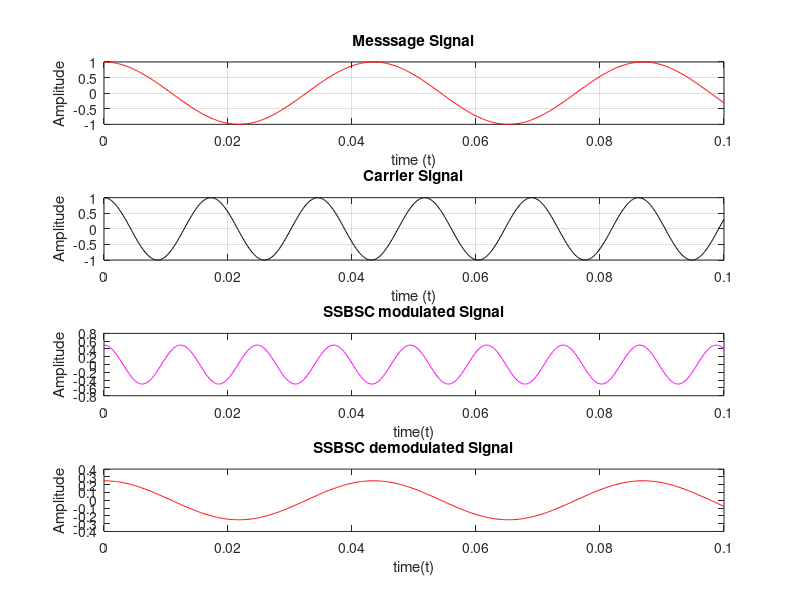

The MATLAB script that drew this image:
clc;
clear all;
Am=1;Ac=1;
fs=6500;
fm=23; fc=58;
t=((0:0.1*fs)/fs);
m=(Am*cos(2*pi*fm*t));
subplot(4,1,1)
plot(t,m,'r');
title('Messsage Signal');
xlabel('time (t)');
ylabel('Amplitude');
grid on;
c=(Ac*cos(2*pi*fc*t));
subplot(4,1,2);
plot(t,c,'k');
title('Carrier Signal');
xlabel('time (t)');
ylabel('Amplitude');
grid on;
s=((Am*Ac)/2).*cos(2*pi*(fc+fm)*t);
subplot(4, 1, 3); plot(t,s,'m');
xlabel('time(t)')
ylabel('Amplitude')
title('SSBSC modulated Signal');
d=((Am*Ac*Ac)/4).*cos(2*pi*(fm)*t);
subplot(4, 1, 4);
plot(t,d,'r');
xlabel('time(t)');
ylabel('Amplitude');
title('SSBSC demodulated Signal');